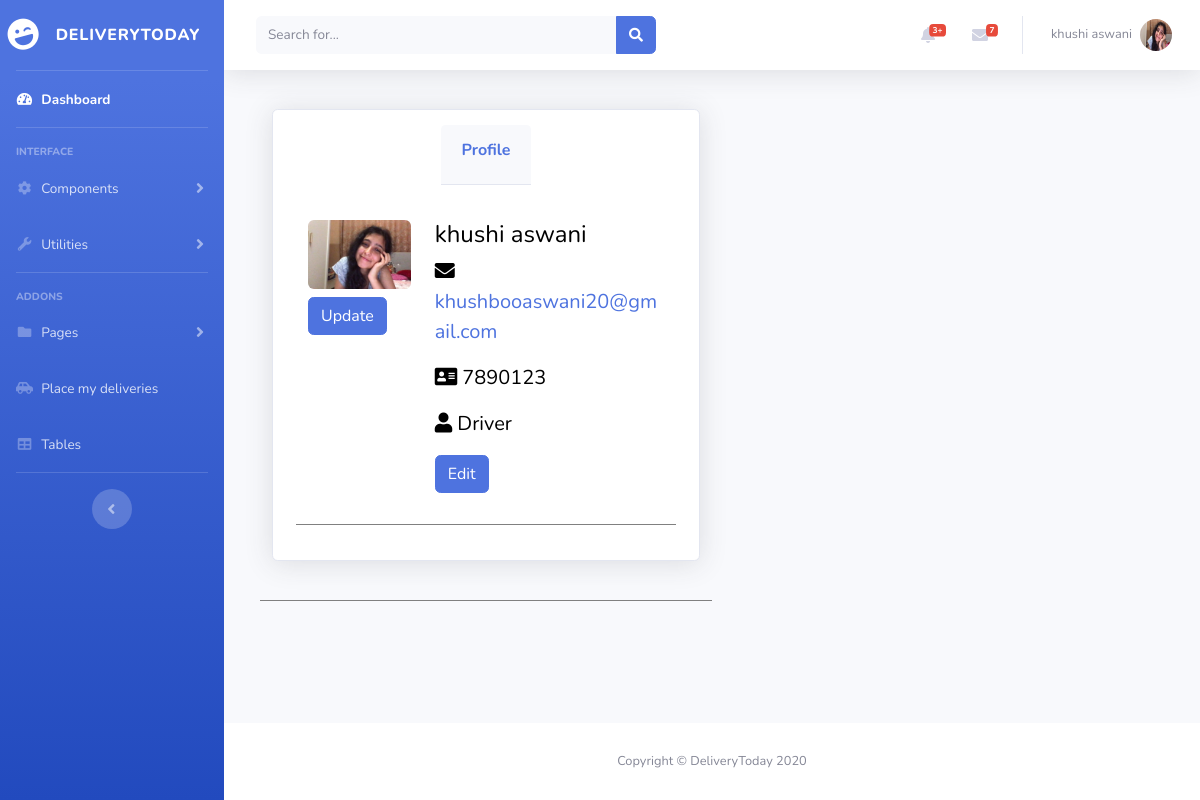
The app's page /driver/profile (signed in) with its own data.
### flaskapp/models.py (models this page shows, shortened)
class BaseModel(Model):
    class Meta:
        database = db

class User(BaseModel, UserMixin):  #user mixin is from flask login
    fname = CharField()
    lname = CharField()
    password_hash = CharField()
    email = CharField()
    confirmed = BooleanField()
    phoneno = CharField()
    account_type = CharField()
    profile_pic = CharField(default="380x500.png")

### flaskapp/driver/__init__.py (the view)
@driver.route("/driver/profile")
@login_required
def profile():
    permission_required(["Driver"])
    id = session["id"]
    driver = User.select().where(User.id == id).first()
    if driver:
        return render_template('driver/profile.html', driver = driver)
    return redirect ("/404")

### flaskapp/app.py (called while the page is built)
@app.before_request
def before_request():
    session.permanent = True
    app.permanent_session_lifetime = timedelta(minutes=30)

### flaskapp/helpers/permissionHandler.py (called while the page is built)
def permission_required(permissions: List):
    has_permission = False
    for permission in permissions:
        if permission in current_user.account_type:
            has_permission = True
    if not has_permission:
        abort(403)

### flaskapp/models.py (called while the page is built)
@login_manager.user_loader
def load_user(id):
    return User.select().where(User.id == id).first()

### flaskapp/templates/driver/profile.html
{% extends "admin-layout-driver.html" %}
{% block content %}
    <div class="container">
        <div class="row">
            <div class="col-xs-12 col-sm-6 col-md-6">
                <div class="card shadow mb-4">
                    <div class="card-header py-3">
                        <h6 class="font-weight-bold text-primary">Profile</h6>
                    </div>
                    <div class="card-body">
                        <div class="row">
                            <div class="col-sm-6 col-md-4">
                                <img src="{{ url_for('user.get_profile_pic', name=driver.profile_pic)}}" alt="" class="img-rounded img-responsive">
                                <a href="{{url_for('driver.profile_pic')}}" class="btn btn-primary mt-2">Update</a>
                            </div>
                            <div class="col-sm-6 col-md-8">
                                <h4>{{ driver.fname }} {{driver.lname}}</h4>
                                <p>
                                    <i class="fas fa-envelope"></i><a href="mailto:{{email}}">{{ driver.email }}</a>
                                </p>
                                <p>
                                    <i class="fas fa-address-card"></i><span> {{ driver.phoneno }}</span>
                                </p>
                                <p>
                                    <i class="fas fa-user"></i><span> {{ driver.account_type }}</span>
                                </p>
                                <p>
                                    <a href="{{ url_for('driver.profile_update' )}}" class="btn btn-primary">Edit</a>
                                </p>
                            </div>
                        </div>
                    </div>
                </div>
            </div>
        </div>
    </div>
{% endblock content %}

### flaskapp/static/css/site.css (style rules this page uses)
Body { background-image: url("/static/images/Delogo.png"); background-size: cover; background-attachment: fixed; background-size: 100%, 100%; font-family: 'Times New Roman', Times, serif; }
* { margin: 0px; padding: 0px; }
.img-responsive { display: block; height: auto; max-width: 100%; }
.img-rounded { border-radius: 6px; }
.card { background: transparent; border-radius: 0px; border: 0px; border-bottom: 1px solid gray; padding: 15px; color:black; font-size: 20px; }
.card-header { align-self: center; font-size: 20px; color: white; }
.col-sm-6 { background: transparent; border-radius: 0px; border: 0px; border-bottom: 1px solid gray; padding: 15px; color: black; font-size: 20px; }

### records on screen
User: profile_pic (picture), fname "khushi", lname "aswani", email "khushbooaswani20@gmail.com", phoneno "7890123", account_type "Driver"

### other values on screen
{{ session["name"] }} "khushi aswani"
